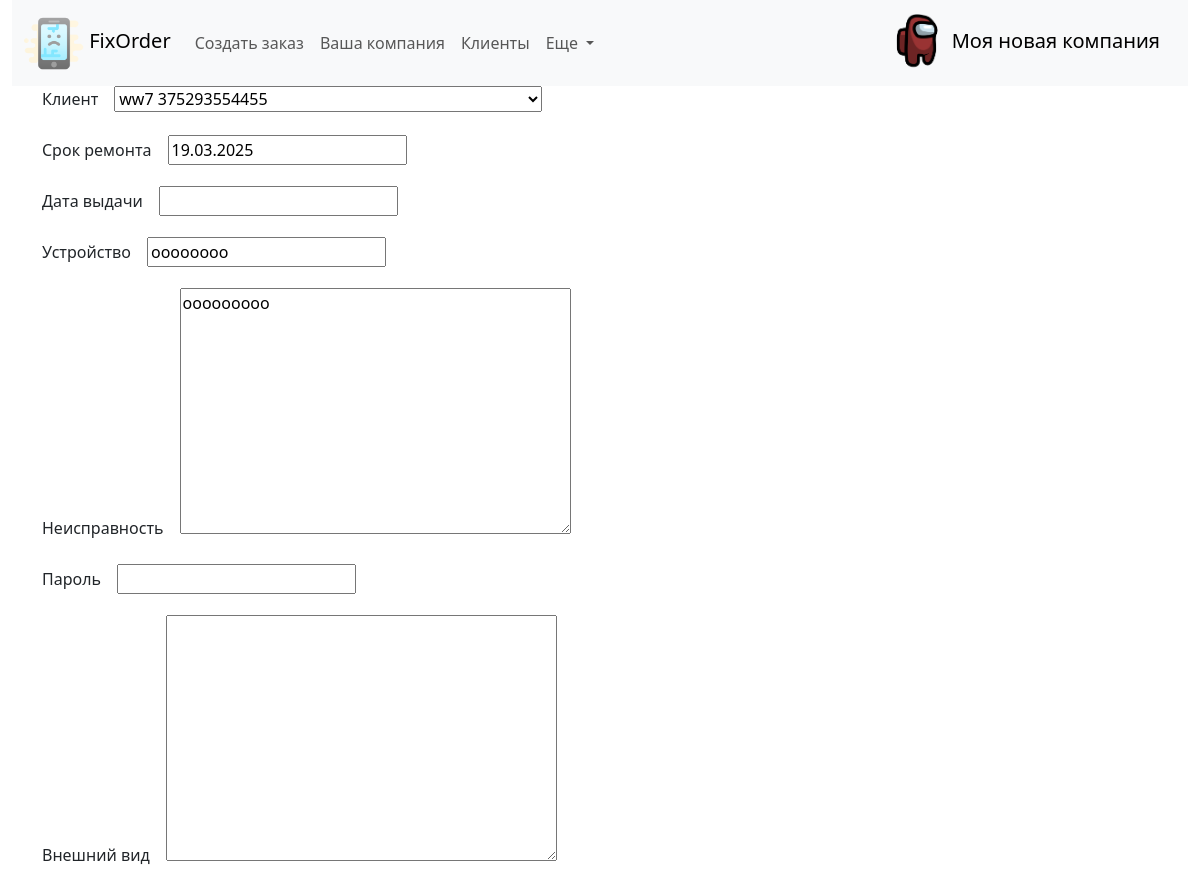
/order/42/ (upper part), run on an earlier commit of the app's database.
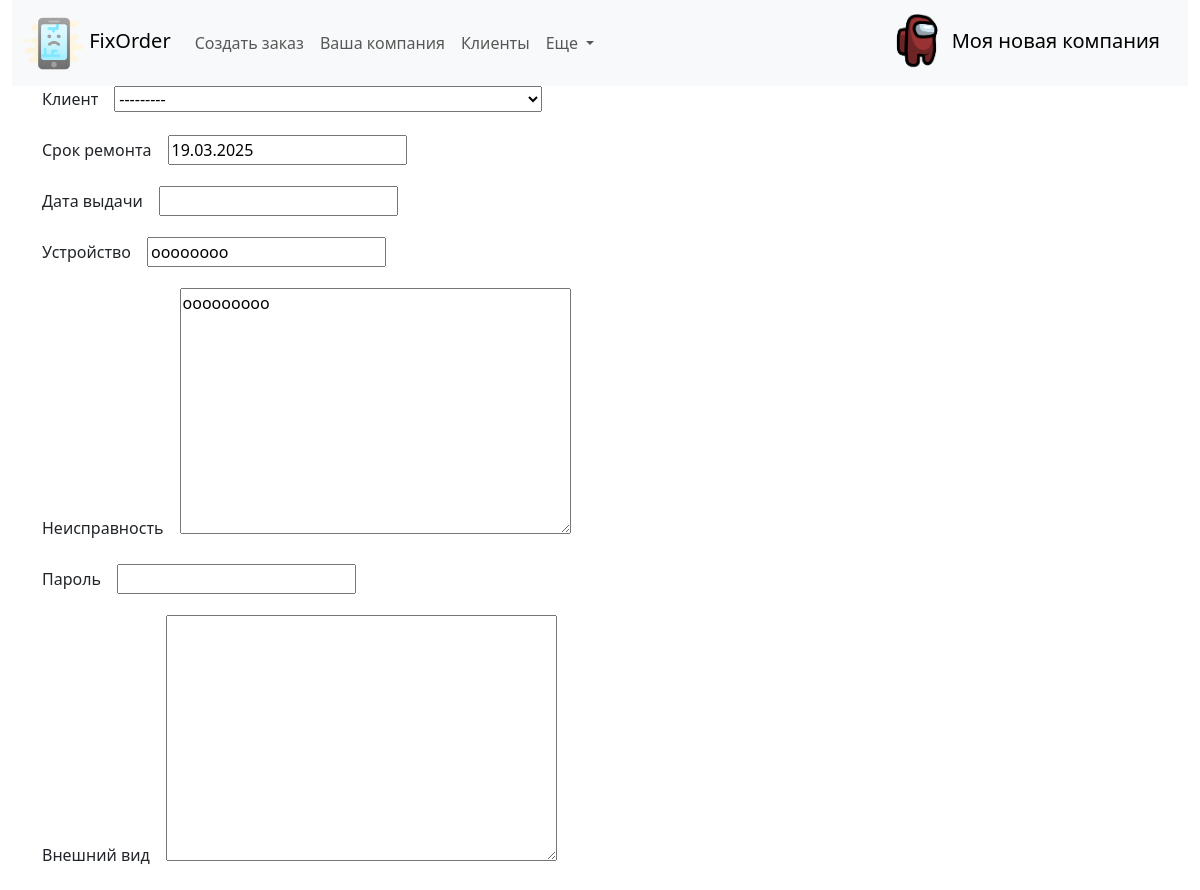
And on a later commit of the database.
### fixorder/models.py (models this page shows, shortened)
class Order(models.Model):
    order_client = models.ForeignKey(Client, related_name='client', null=True, on_delete=models.SET_NULL, verbose_name='Клиент')
    time_create = models.DateTimeField(auto_now_add=True, verbose_name='Дата прихода')
    time_update = models.DateTimeField(auto_now=True, verbose_name='Дата изменения')
    time_demand = models.DateField(blank=True, null=True, verbose_name='Срок ремонта')
    time_away = models.DateTimeField(null=True, blank=True, verbose_name='Дата выдачи')
    device = models.CharField(max_length=255, verbose_name='Устройство')
    defect = models.TextField(max_length=400, verbose_name='Неисправность')
    device_password = models.CharField(max_length=50, blank=True, null=True, verbose_name='Пароль')
    device_exterior = models.TextField(max_length=400, blank=True, null=True, verbose_name='Внешний вид')
    initial_price = models.CharField(max_length=10, blank=True, null=True, verbose_name='Ориентировочная стоимость')
    prepaid = models.FloatField(max_length=10, blank=True, null=True, verbose_name='Предоплата')
    notes = models.TextField(max_length=500, blank=True, null=True, verbose_name='Заметки')
    total_price = models.DecimalField(max_digits=10, decimal_places=2, blank=True, default=0, verbose_name='Итоговая стоимость')
    work = models.CharField(max_length=255, blank=True, null=True, verbose_name='Выполненная работа')
    work_price = models.DecimalField(max_digits=10, decimal_places=2, blank=True, null=True, verbose_name='Цена')
    work_warranty = models.FloatField(max_length=2, blank=True, null=True, verbose_name='Гарантия')
    work1 = models.CharField(max_length=255, blank=True, null=True, verbose_name='Выполненная работа')
    work_price1 = models.DecimalField(max_digits=10, decimal_places=2, blank=True, null=True, verbose_name='Цена')
    work_warranty1 = models.FloatField(max_length=2, blank=True, null=True, verbose_name='Гарантия')
    work2 = models.CharField(max_length=255, blank=True, null=True, verbose_name='Выполненная работа')
    work_price2 = models.DecimalField(max_digits=10, decimal_places=2, blank=True, null=True, verbose_name='Цена')
    work_warranty2 = models.FloatField(max_length=2, blank=True, null=True, verbose_name='Гарантия')
    work3 = models.CharField(max_length=255, blank=True, null=True, verbose_name='Выполненная работа')
    work_price3 = models.DecimalField(max_digits=10, decimal_places=2, blank=True, null=True, verbose_name='Цена')
    work_warranty3 = models.FloatField(max_length=2, blank=True, null=True, verbose_name='Гарантия')
    work4 = models.CharField(max_length=255, blank=True, null=True, verbose_name='Выполненная работа')
    work_price4 = models.DecimalField(max_digits=10, decimal_places=2, blank=True, null=True, verbose_name='Цена')
    work_warranty4 = models.FloatField(max_length=2, blank=True, null=True, verbose_name='Гарантия')
    work5 = models.CharField(max_length=255, blank=True, null=True, verbose_name='Выполненная работа')
    work_price5 = models.DecimalField(max_digits=10, decimal_places=2, blank=True, null=True, verbose_name='Цена')
    work_warranty5 = models.FloatField(max_length=2, blank=True, null=True, verbose_name='Гарантия')
    work6 = models.CharField(max_length=255, blank=True, null=True, verbose_name='Выполненная работа')
    work_price6 = models.DecimalField(max_digits=10, decimal_places=2, blank=True, null=True, verbose_name='Цена')
    work_warranty6 = models.FloatField(max_length=2, blank=True, null=True, verbose_name='Гарантия')
    status = models.ForeignKey(OrderStatus, on_delete=models.DO_NOTHING, default = 4, related_name='related_order', verbose_name='Статус ремонта')
    conclusion = models.TextField(max_length=500, blank=True, null=True, verbose_name='Заключение мастера')
    remain_to_pay = models.DecimalField(max_digits=10, decimal_places=2, null=True, blank=True, default=0,
                                      verbose_name='Осталось оплатить')
    class Meta:
        verbose_name = 'Заказы'
        verbose_name_plural = 'Заказы'
        ordering = ['-time_create']
        indexes = [models.Index(fields=['-time_create'])
                   ]

### fixorder/views.py (the view, shortened to what this page needs)
# urls.py: path('order/<int:pk>/', views.Show_and_edit_order.as_view(), name='order'),
class Show_and_edit_order(UpdateView):
    model = Order
    fields = '__all__'
    template_name = 'fixorder/show_edit_order.html'
    success_url = reverse_lazy('orderlist')
    extra_context = {'title': 'Заказ', 'header': 'Просмотреть/изменить заказ'}

### fixorder/models.py (called while the page is built)
    def __str__(self):
        return self.status

    def __str__(self):
        return f'{self.name} {self.phone} {self.phone1}'

### fixorder/templatetags/fixorder_tags.py (called while the page is built)
@register.simple_tag
def logo_url():
    return static('img/logo.png')

@register.simple_tag
def get_company_name():
    return Company.objects.get(pk=1).brand_name

### fixorder/templates/fixorder/show_edit_order.html (shortened to what this page needs)
{% extends 'fixorder/base.html' %}
{% block content %}
    {% load static %}
{% if form.work3.value is not None or form.work4.value is not None or form.work5.value is not None or form.work6.value is not None %}
    <form action="" method="post" enctype="multipart/form-data">
        {% csrf_token %}
        <div class="form-error">{{ form.non_field_errors }}</div>
        {% for f in form %}
            <label class="form-label" >{{ f.label }}&emsp; </label>{{ f }}
            <div class="form-error">{{ f.errors }}</div>
        {% endfor %}
        <p><button type="submit">Обновить</button></p>
    </form>
{% else %}
    <form action="" method="post" enctype="multipart/form-data">
        <div id="block-1">
            {% for f in form %}
                {% if forloop.counter0 >= 0 and forloop.counter0 < 23 %}
                    <label class="form-label" for="{{ f.id_for_label }}">{{ f.label }}&emsp; </label>{{ f }}</p>
                {% endif %}
            {% endfor %}
        </div>
    </form>
{% endif %}
{% endblock %}

What changed in the data, as far as the page shows it:
changed Order "oooooooo": order_client "ww7 375293554455" → "---------"
